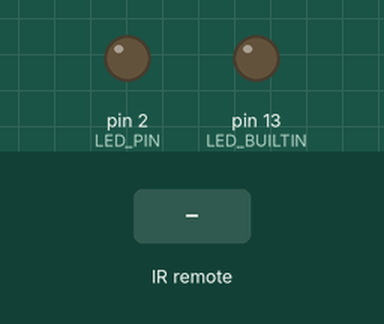
Simulated run of this sketch. Board: Arduino Uno, built with avr-gcc and run on an emulated ATmega328P. On the bench: output pins drawn as LEDs (lit = HIGH). The inputs (shaded band) are chosen by the test bench.

Above: at 1.2 s.
1.3 s: infrared code 0xFFFFFFFF received
Timing chart, 0 to 4.3 s (numbered marks = the images above; inputs shaded):
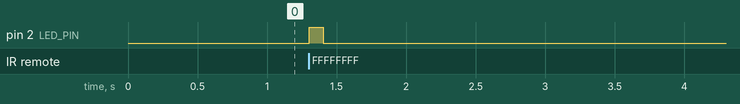

Measured:
- after the input at 1.3 s, pin 2 (LED_PIN): LOW → HIGH at once, → LOW 0.10 s later

The sketch:

IRremoteNOrepeatLED.ino
```cpp
#include <IRremote.h>

const int RECV_PIN = 5;
const int LED_PIN  = 2;

IRrecv irrecv(RECV_PIN);
decode_results results;

unsigned long IRcode               = 0;
unsigned long IRcode_received_time = 0;
unsigned long NO_repeat_delay      = 700;

void setup()
{
   Serial.begin(9600);
   irrecv.enableIRIn();
   // irrecv.blink13(true);
   pinMode(LED_BUILTIN, OUTPUT);
   digitalWrite(LED_BUILTIN, LOW);
   pinMode(LED_PIN, OUTPUT);
}

void loop()
{
   if (irrecv.decode(&results))
   {
      digitalWrite(LED_PIN, HIGH);
      if ((results.value != IRcode) || ((results.value == IRcode) && ((millis() - IRcode_received_time) > NO_repeat_delay)))
      {
         IRcode               = results.value;
         IRcode_received_time = millis();
         if (IRcode != 0xFFFFFFFF) Serial.println(IRcode, HEX);
      }
      irrecv.resume();
   } else digitalWrite(LED_PIN, LOW);
   delay(100);
}
```
